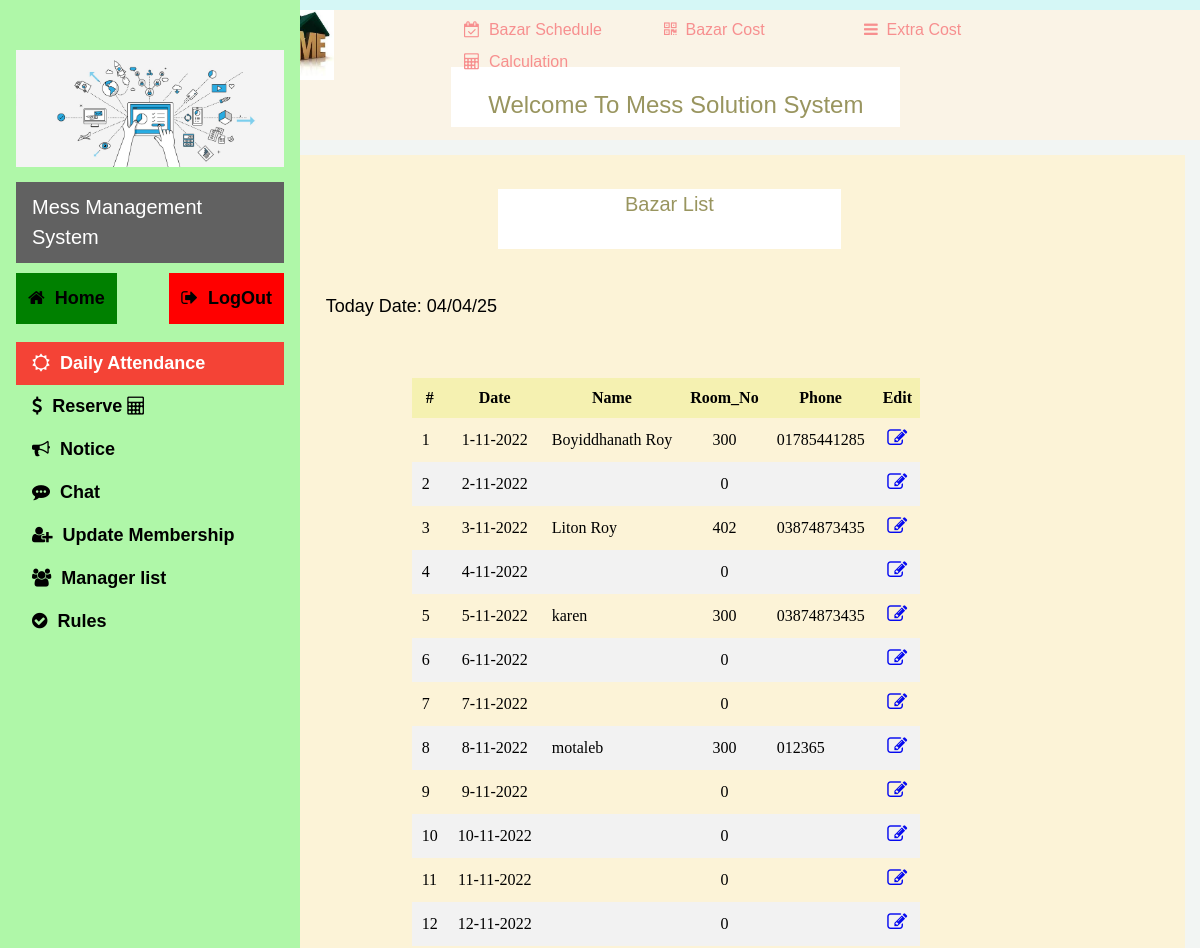
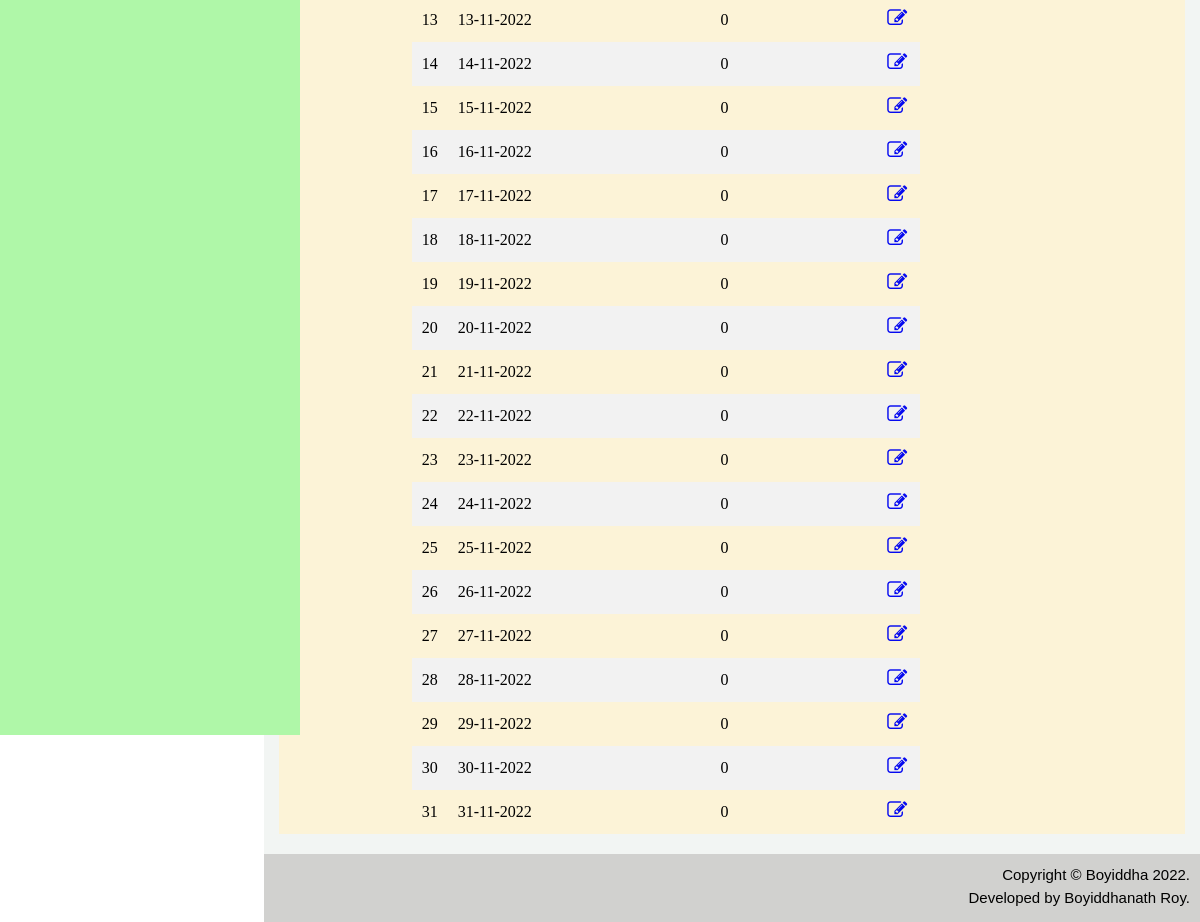
Page /manager/bazarschedule.php (signed in) on the committed database (2 pictures, top to bottom).
### tables this page shows
CREATE TABLE `bazardate` (
  `id` int(11) NOT NULL,
  `date` varchar(20) NOT NULL,
  `name` varchar(100) NOT NULL,
  `room_no` int(11) NOT NULL,
  `phone` varchar(20) NOT NULL
);

### manager/bazarschedule.php (the view, shortened to what this page needs)
<?php
	include 'database/Connection.php';
?>
<!DOCTYPE html>
<html lang="en">
<head>
		<link rel="stylesheet" href="https://cdnjs.cloudflare.com/ajax/libs/font-awesome/4.7.0/css/font-awesome.min.css">
		 <link rel="stylesheet" href="css/w3.css">
		<link rel="stylesheet" href="css/font.css">
</head>
<body>
	<?php
	include('navigation.php');
	?>
	<div class="first">
    </div>
	<div class="navbar">
	    <div class="nav1">
			<a href="index.php" ><img width="70px" height="70px" src="img/logo.jpg"></a>
		</div>
		 <div class="nav2">
			<a href="bazarschedule.php" style="text-decoration:none;">
				<i class="fa fa-calendar-check-o"></i>&nbsp <span style="color:#f78f8f;">Bazar Schedule</span>
			</a>
		 </div>
		 <div class="nav3">
			<a href="cost.php" style="text-decoration:none;">
				<i class="fa fa-qrcode"></i>&nbsp <span style="color:#f78f8f;">Bazar Cost</span>
			</a>
		 </div>
		<div class="nav4">
			<a href="costExtra.php" style="text-decoration:none;">
				<i class="fa fa-bars"></i>&nbsp <span style="color:#f78f8f;">Extra Cost</span>
			</a>
		 </div>
		 <div class="nav5">
			<a href="calculation.php" style="text-decoration:none;">
				<i  class="fa fa-calculator"></i>&nbsp <span style="color:#f78f8f;">Calculation</span>
			</a>
		 </div>
	</div>
	<div class="container">
		<div class="child">
			<h3 style="text-align: center;color:#99955f;height:60px;padding-top:20px;background:white;" >Welcome To Mess Solution System</h3>
		</div>
		<div class="child2"><br>
			<h4 style="margin-left:20%;text-align: center;color:#99955f;height:60px;background:white;width:40%;" >Bazar List</h4><br>
			<div class="date">
			<h5>Today Date:&nbsp<?php echo date('d/m/y');?></h5>
			</div>
			<?php
				$query=mysqli_query($conn,"select * from member");
				$result=mysqli_fetch_array($query);
				if($result<=0){
			?>
					<div class="alert1">
					<h2 style="font-size:30px;text-align: center;color: red;">No member Found!! </h2>
					<p style="font-size:25px;text-align: center;color: red;">Please,At First Add Some Member To Continue This Whole Process.!!!!</p>
					</div>
		<?php   }
		    else
			{
		?>
				<form action="" method="post" style=" font-family:Times New Roman;font-size:1em;">
					<table class="tbl">
						<thead>
							<tr>
								<th>#</th>
								<th>Date</th>
								<th>Name</th>
								<th>Room_No</th>
								<th>Phone</th>
								<th>Edit</th>
							</tr>
						</thead>
						<tbody>
						   <?php
								$query = "SELECT * FROM bazardate";
								$result = $conn->query($query);
								$num = $result->num_rows;
								if($num>0){
									while($rows=$result->fetch_assoc()){
							?>
										<tr>
											<td><?php echo$rows['id'];?></td>
											<td style="text-align:center;"><?php echo$rows['date']; ?></td> &nbsp
											<td><?php echo$rows['name'];?></td> &nbsp
											<td style="text-align:center;"><?php echo$rows['room_no']; ?></td> &nbsp
											<td><?php echo$rows['phone']; ?></td> &nbsp
											<td style='text-align:center;'><a href=" bazar_edit.php?date=<?php echo$rows['date'] ?> " ><i class='fa fa-edit cntr'  style="color:#0509f0;font-size:20px;"></i></a></td>
								</tr>
								<?php   }} ?>
							</tbody>
					</table>
				</form>
    <?php
        	} ?>
		</div>
		<div class="footer">
			Copyright &copy; Boyiddha 2022.<br> Developed by Boyiddhanath Roy.
		</div>
	</div>
</body>
</html>

### manager/css/w3.css (style rules this page uses)
html { box-sizing:border-box }
*,*:before,*:after { box-sizing:inherit }
html { -ms-text-size-adjust:100%;-webkit-text-size-adjust:100% }
body { margin:0 }
a { background-color:transparent;-webkit-text-decoration-skip:objects }
html,body { font-family:Verdana,sans-serif;font-size:15px;line-height:1.5 }
html { overflow-x:hidden }
h3 { font-size:24px }
h4 { font-size:20px }
h5 { font-size:18px }
h1,h2,h3,h4,h5,h6 { font-family:"Segoe UI",Arial,sans-serif;font-weight:400;margin:10px 0 }
a { color:inherit }

### manager/bazarschedule.php (style rules this page uses)
body,h1,h2,h3,h4,h5 { font-family: "Poppins", sans-serif }
body { font-size:16px; }
.first { background-color: #d5f7f6; height:10px; }
.navbar { margin-left:22%; width:78%; }
.nav1 { width:200px; float:left; padding-top:0px; }
.nav2 { width:200px; float:left; text-align:left; padding-top:8px; color:#f78f8f; }
.nav3 { width:200px; float:left; text-align:left; padding-top:8px; color:#f78f8f; }
.nav4 { width:200px; float:left; text-align:left; padding-top:8px; color:#f78f8f; }
.nav5 { width:200px; float:left; text-align:left; padding-top:8px; color:#f78f8f; }
.child { padding-left:20%; padding-top:5%; height:130px; background-color:#faf3e6; }
.child h3 { width:60%; }
.child2 { background-color:#fcf3d7; padding-left:5%; margin:15px; }
.container { background:#f2f5f3; margin-left:22%; }
table { border-collapse: collapse; border-spacing: 0; width:auto; margin-left:10%; margin-bottom:20px; }
td { text-align: left; padding: 10px; border: 1px ; }
th { height:40px; text-aign:left; position:sticky; top: 0px; padding:8px; background:#f5f1b1; }
tr:nth-child(even) { background-color: #f2f2f2 }
i { -webkit-transition-duration: 0.4s; transition-duration: 0.4s; }
.footer { background-color: #d1d1cf; color: black; padding: 10px; text-align: right; font-size: 15px; height:68px; }
.footer::after { display: table; content: ''; clear: both; }

### rows in the picture
bazardate: id "1", date "1-11-2022", name "Boyiddhanath Roy", room_no "300", phone "01785441285"
bazardate: id "2", date "2-11-2022", room_no "0"
bazardate: id "3", date "3-11-2022", name "Liton Roy", room_no "402", phone "03874873435"
bazardate: id "4", date "4-11-2022", room_no "0"
bazardate: id "5", date "5-11-2022", name "karen", room_no "300", phone "03874873435"
bazardate: id "6", date "6-11-2022", room_no "0"
bazardate: id "7", date "7-11-2022", room_no "0"
bazardate: id "8", date "8-11-2022", name "motaleb", room_no "300", phone "012365"
bazardate: id "9", date "9-11-2022", room_no "0"
bazardate: id "10", date "10-11-2022", room_no "0"
bazardate: id "11", date "11-11-2022", room_no "0"
bazardate: id "12", date "12-11-2022", room_no "0"
bazardate: id "13", date "13-11-2022", room_no "0"
bazardate: id "14", date "14-11-2022", room_no "0"
bazardate: id "15", date "15-11-2022", room_no "0"
bazardate: id "16", date "16-11-2022", room_no "0"
bazardate: id "17", date "17-11-2022", room_no "0"
bazardate: id "18", date "18-11-2022", room_no "0"
bazardate: id "19", date "19-11-2022", room_no "0"
bazardate: id "20", date "20-11-2022", room_no "0"
bazardate: id "21", date "21-11-2022", room_no "0"
bazardate: id "22", date "22-11-2022", room_no "0"
bazardate: id "23", date "23-11-2022", room_no "0"
bazardate: id "24", date "24-11-2022", room_no "0"
bazardate: id "25", date "25-11-2022", room_no "0"
bazardate: id "26", date "26-11-2022", room_no "0"
bazardate: id "27", date "27-11-2022", room_no "0"
bazardate: id "28", date "28-11-2022", room_no "0"
bazardate: id "29", date "29-11-2022", room_no "0"
bazardate: id "30", date "30-11-2022", room_no "0"
bazardate: id "31", date "31-11-2022", room_no "0"
